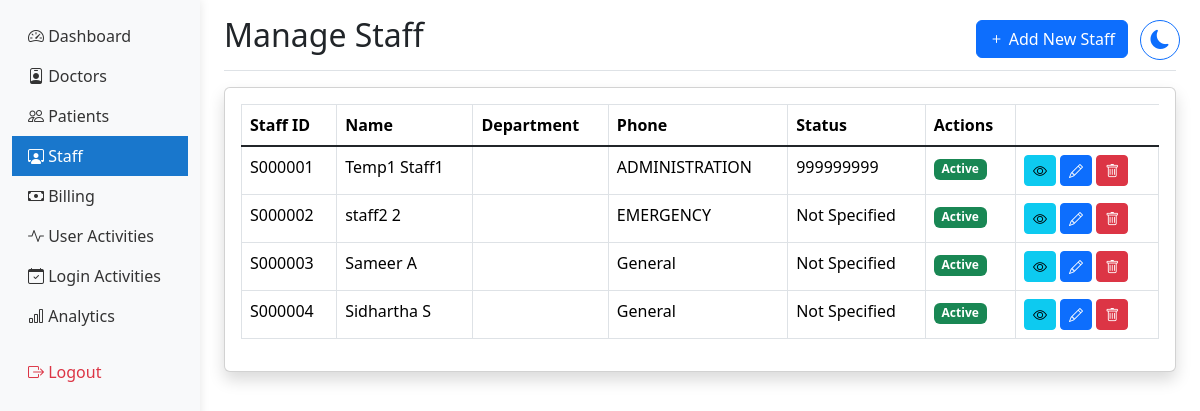
/hosp_admin/staff/ (signed in), run on the app's committed database.
### hmsapp/models.py (models this page shows, shortened)
class StaffProfile(models.Model):
    user = models.OneToOneField(User, on_delete=models.CASCADE)
    department = models.CharField(max_length=100)
    designation = models.CharField(max_length=100)
    phone_number = models.CharField(max_length=15, validators=[phone_regex])
    address = models.TextField(blank=True)
    staff_id = models.CharField(max_length=7, unique=True, blank=True)
    created_at = models.DateTimeField(auto_now_add=True)
    updated_at = models.DateTimeField(auto_now=True)

### hmsapp/views.py (the view, shortened to what this page needs)
# urls.py: path('hosp_admin/staff/', views.manage_staff, name='manage_staff'),
@login_required
@admin_required
def manage_staff(request):
    staff_members = StaffProfile.objects.all()
    context = {
        'staff_members': staff_members
    }
    return render(request, 'hosp_admin/manage_staff.html', context)

### hmsapp/context_processors.py (called while the page is built)
def base_template(request):
    if request.user.is_authenticated:
        if request.user.groups.filter(name='Doctors').exists():
            base_template = 'doctor/base_doctor.html'
        elif request.user.groups.filter(name='Administrators').exists():
            base_template = 'hosp_admin/base_admin.html'
        else:
            base_template = 'staff/base_staff.html'
    else:
        base_template = 'staff/base_staff.html'
    return {'base_template': base_template}

### hmsapp/templates/hosp_admin/manage_staff.html (shortened to what this page needs)
{% extends 'hosp_admin/base_admin.html' %}
{% load static %}
{% block content %}
<div class="d-flex justify-content-between flex-wrap flex-md-nowrap align-items-center pt-3 pb-2 mb-3 border-bottom">
    <h1 class="h2">Manage Staff</h1>
    <div class="btn-toolbar mb-2 mb-md-0 me-5">
        <button type="button" class="btn btn-primary" data-bs-toggle="modal" data-bs-target="#addStaffModal">
            <i class="bi bi-plus"></i> Add New Staff
        </button>
    </div>
</div>
<div class="card shadow mb-4">
    <div class="card-body">
        <div class="table-responsive">
            <table class="table table-bordered" id="staffTable" width="100%" cellspacing="0">
                <thead>
                    <tr>
                        <th>Staff ID</th>
                        <th>Name</th>
                        <th>Department</th>
                        <th>Phone</th>
                        <th>Status</th>
                        <th>Actions</th>
                    </tr>
                </thead>
                <tbody>
                    {% for staff in staff_members %}
                    <tr>
                        <td>{{ staff.staff_id }}</td>
                        <td>{{ staff.user.get_full_name }}</td>
                        <td>{{ staff.role }}</td>
                        <td>{{ staff.department }}</td>
                        <td>{{ staff.phone_number }}</td>
                        <td>
                            <span class="badge {% if staff.user.is_active %}bg-success{% else %}bg-danger{% endif %}">
                                {{ staff.user.is_active|yesno:"Active,Inactive" }}
                            </span>
                        </td>
                        <td>
                            <button class="btn btn-sm btn-info" onclick="viewStaff('{{ staff.id }}')">
                                <i class="bi bi-eye"></i>
                            </button>
                            <button class="btn btn-sm btn-primary" onclick="editStaff('{{ staff.id }}')">
                                <i class="bi bi-pencil"></i>
                            </button>
                            <button type="button" class="btn btn-sm btn-danger" data-bs-toggle="modal" data-bs-target="#deleteStaff{{ staff.id }}">
                                <i class="bi bi-trash"></i>
                            </button>
                        </td>
                    </tr>
                    {% endfor %}
                </tbody>
            </table>
        </div>
    </div>
</div>
{% endblock %}

### data on the page
StaffProfile: staff_id "S000001", user.get_full_name "Temp1 Staff1", department "ADMINISTRATION", phone_number "999999999", user.is_active "Active"
StaffProfile: staff_id "S000002", user.get_full_name "staff2 2", department "EMERGENCY", phone_number "Not Specified", user.is_active "Active"
StaffProfile: staff_id "S000003", user.get_full_name "Sameer A", department "General", phone_number "Not Specified", user.is_active "Active"
StaffProfile: staff_id "S000004", user.get_full_name "Sidhartha S", department "General", phone_number "Not Specified", user.is_active "Active"
